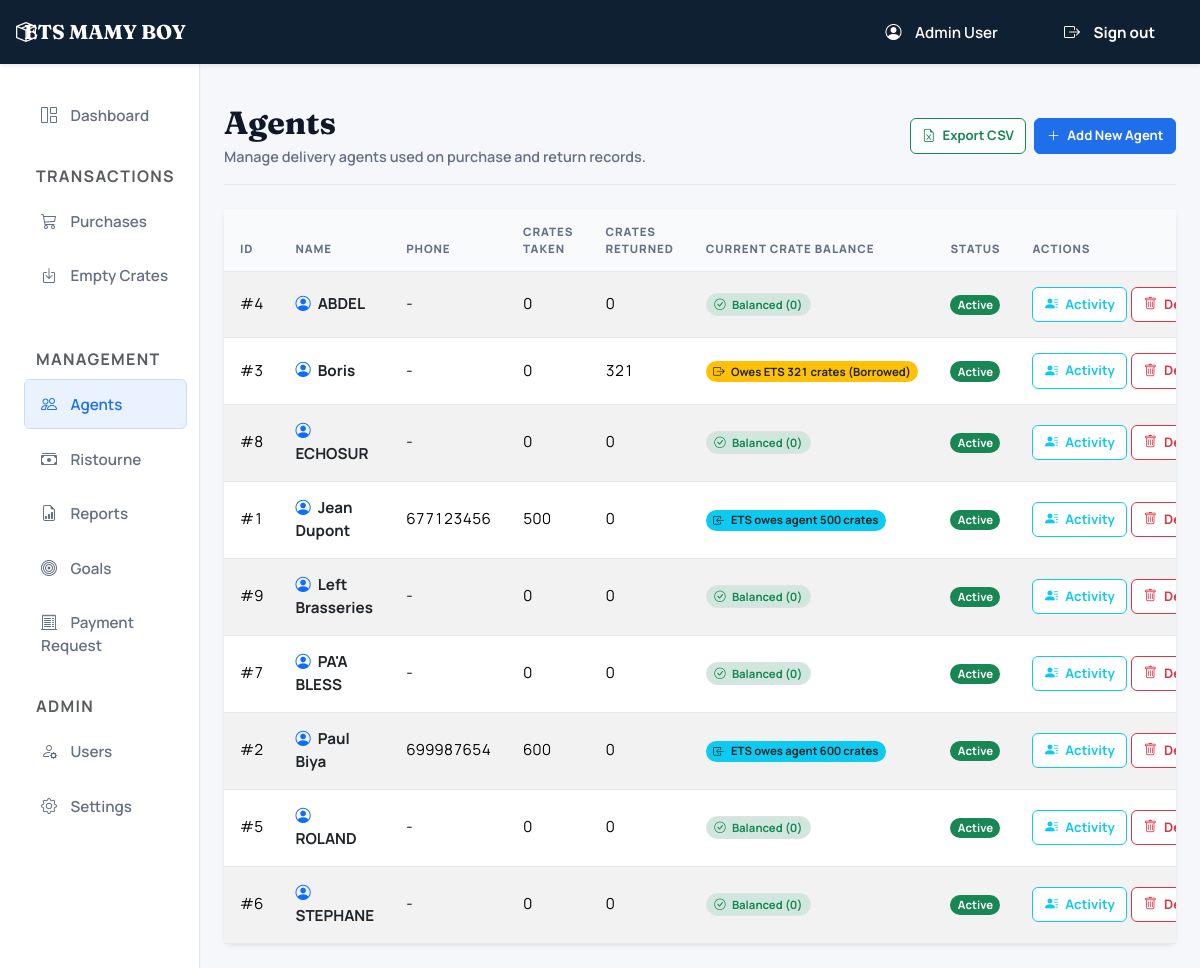
Page /agents (signed in) on the committed database.
### tables this page shows
CREATE TABLE `agents` (
  `id` int NOT NULL AUTO_INCREMENT,
  `full_name` varchar(255) NOT NULL,
  `phone_number` varchar(50) DEFAULT NULL,
  `notes` text,
  `status` enum('ACTIVE','INACTIVE') NOT NULL DEFAULT 'ACTIVE',
  `created_at` timestamp NULL DEFAULT CURRENT_TIMESTAMP,
  `updated_at` timestamp NULL DEFAULT CURRENT_TIMESTAMP ON UPDATE CURRENT_TIMESTAMP,
  PRIMARY KEY (`id`)
);

### app/Controllers/AgentController.php (called while the page is built, shortened)
<?php
class AgentController {
    public function index() {
        $agents = Agent::allWithBalances();
        view('agents.index', [
            'active_menu' => 'agents',
            'title' => 'Agents',
            'agents' => $agents
        ]);
    }
}

### app/Models/Agent.php (called while the page is built, shortened)
<?php
class Agent extends Model {
    public static function allWithBalances(): array {
        $db = static::getConnection();
        $sql = "SELECT a.*,
                    COALESCE(p.total_taken, 0) as total_taken,
                    COALESCE(r.total_returned, 0) as total_returned,
                    (COALESCE(p.total_taken, 0) - COALESCE(r.total_returned, 0)) as crate_balance
                FROM agents a
                LEFT JOIN (
                    SELECT agent_id, SUM(crates) as total_taken
                    FROM purchases
                    WHERE is_reversed = 0 AND (product_type = 'STANDARD' OR product_type IS NULL)
                    GROUP BY agent_id
                ) p ON a.id = p.agent_id
                LEFT JOIN (
                    SELECT agent_id, SUM(crates) as total_returned
                    FROM crate_returns
                    WHERE is_reversed = 0
                    GROUP BY agent_id
                ) r ON a.id = r.agent_id
                ORDER BY a.full_name ASC";
        return $db->query($sql)->fetchAll();
    }
}

### views/agents/index.php (the view, shortened to what this page needs)
<div class="page-header d-flex justify-content-between flex-wrap flex-md-nowrap align-items-center pt-3 pb-3 mb-4 border-bottom">
    <div>
        <h1 class="h2 fw-bold mb-1">Agents</h1>
        <p class="page-kicker mb-0">Manage delivery agents used on purchase and return records.</p>
    </div>
    <div class="btn-toolbar mb-2 mb-md-0 gap-2">
        <a href="/agents/export" class="btn btn-sm btn-outline-success">
            <i class="bi bi-file-earmark-excel"></i> Export CSV
        </a>
        <a href="/agents/create" class="btn btn-sm btn-primary">
            <i class="bi bi-plus-lg"></i> Add New Agent
        </a>
    </div>
</div>
<div class="card border-0 shadow-sm">
    <div class="card-body p-0">
        <div class="table-responsive">
            <table class="table table-striped table-hover align-middle">
                <thead>
                    <tr>
                        <th>ID</th>
                        <th>Name</th>
                        <th>Phone</th>
                        <th>Crates Taken</th>
                        <th>Crates Returned</th>
                        <th>Current Crate Balance</th>
                        <th>Status</th>
                        <th>Actions</th>
                    </tr>
                </thead>
                <tbody>
                    <?php if (empty($agents)): ?>
                        <tr><td colspan="8" class="text-center py-5 text-muted">No agents added yet.</td></tr>
                    <?php else: ?>
                        <?php foreach ($agents as $agent): ?>
                            <?php $bal = (int)($agent['crate_balance'] ?? 0); ?>
                            <tr>
                                <td>#<?= htmlspecialchars($agent['id']) ?></td>
                                <td class="fw-bold">
                                    <a href="/agents/show?id=<?= $agent['id'] ?>" class="text-decoration-none text-dark fw-bold">
                                        <i class="bi bi-person-circle me-1 text-primary"></i> <?= htmlspecialchars($agent['full_name']) ?>
                                    </a>
                                </td>
                                <td><?= htmlspecialchars($agent['phone_number'] ?: '-') ?></td>
                                <td><?= number_format($agent['total_taken']) ?></td>
                                <td><?= number_format($agent['total_returned']) ?></td>
                                <td>
                                    <?php if ($bal < 0): ?>
                                        <span class="badge bg-warning text-dark fs-7"><i class="bi bi-box-arrow-right me-1"></i> Owes ETS <?= number_format(abs($bal)) ?> crates (Borrowed)</span>
                                    <?php elseif ($bal > 0): ?>
                                        <span class="badge bg-info text-dark fs-7"><i class="bi bi-box-arrow-in-left me-1"></i> ETS owes agent <?= number_format($bal) ?> crates</span>
                                    <?php else: ?>
                                        <span class="badge bg-success-subtle text-success border fs-7"><i class="bi bi-check-circle me-1"></i> Balanced (0)</span>
                                    <?php endif; ?>
                                </td>
                                <td>
                                    <?php if ($agent['status'] === 'ACTIVE'): ?>
                                        <span class="badge bg-success rounded-pill">Active</span>
                                    <?php else: ?>
                                        <span class="badge bg-secondary rounded-pill">Inactive</span>
                                    <?php endif; ?>
                                </td>
                                <td>
                                    <div class="d-flex align-items-center gap-1">
                                        <a href="/agents/show?id=<?= $agent['id'] ?>" class="btn btn-sm btn-outline-info" title="View activity log & details">
                                            <i class="bi bi-person-lines-fill"></i> Activity
                                        </a>
                                        <form action="/agents/delete" method="POST" onsubmit="return confirm('Are you sure you want to remove agent <?= htmlspecialchars($agent['full_name']) ?>?');">
                                            <button type="submit" class="btn btn-sm btn-outline-danger" title="Delete agent"><i class="bi bi-trash"></i> Delete</button>
                                        </form>
                                    </div>
                                </td>
                            </tr>
                        <?php endforeach; ?>
                    <?php endif; ?>
                </tbody>
            </table>
        </div>
    </div>
</div>
<?php
$content = ob_get_clean();
require BASE_PATH . '/views/layouts/main.php';
?>

### routes/web.php (shortened to what this page needs)
<?php
$requestUri = parse_url($_SERVER['REQUEST_URI'], PHP_URL_PATH);
if ($requestUri === '/agents') {
    $controller = new \App\Controllers\AgentController();
    $controller->index();
    exit;
}

### public/index.php (shortened to what this page needs)
<?php
function view($name, $data = []) {
    extract($data);
    $path = BASE_PATH . '/views/' . str_replace('.', '/', $name) . '.php';
    if (file_exists($path)) {
        require $path;
    } else {
        echo "View not found: $name";
    }
}
require BASE_PATH . '/routes/web.php';

### views/layouts/main.php (shortened to what this page needs)
<!DOCTYPE html>
<html lang="en">
<head>
    <link href="https://cdn.jsdelivr.net/npm/bootstrap@5.3.2/dist/css/bootstrap.min.css" rel="stylesheet">
    <link rel="stylesheet" href="https://cdn.jsdelivr.net/npm/bootstrap-icons@1.11.1/font/bootstrap-icons.css">
    <link href="/assets/css/style.css" rel="stylesheet">
</head>
<body>
    <header class="navbar navbar-dark sticky-top bg-primary-custom flex-md-nowrap p-0 shadow-sm">
        <a class="navbar-brand col-md-3 col-lg-2 me-0 px-3 fs-5 fw-bold text-white d-flex align-items-center" href="/dashboard">
            <i class="bi bi-box-seam me-2"></i> ETS MAMY BOY
        </a>
        <div class="navbar-nav w-100 d-flex justify-content-end align-items-center flex-row px-3 gap-2">
            <div class="nav-item text-nowrap d-none d-md-block">
                <span class="nav-link text-white px-3"><i class="bi bi-person-circle"></i> <?= htmlspecialchars($_SESSION['user_name'] ?? 'User') ?></span>
            </div>
            <div class="nav-item text-nowrap d-none d-md-block">
                <a class="nav-link text-white px-3 fw-bold" href="/logout"><i class="bi bi-box-arrow-right"></i> Sign out</a>
            </div>
        </div>
    </header>
    <div class="container-fluid main-content">
        <div class="row">
            <nav id="sidebarMenu" class="col-md-3 col-lg-2 d-md-block sidebar collapse">
                <div class="position-sticky pt-4">
                    <ul class="nav flex-column mb-auto">
                        <li class="nav-item">
                            <a class="nav-link <?= $active_menu === 'dashboard' ? 'active' : '' ?>" href="/dashboard">
                                <i class="bi bi-grid-1x2"></i> Dashboard
                            </a>
                        </li>
                        <h6 class="sidebar-heading d-flex justify-content-between align-items-center px-4 mt-4 mb-2 text-muted text-uppercase fs-7 fw-bold">
                            <span>Transactions</span>
                        </h6>
                        <li class="nav-item">
                            <a class="nav-link <?= $active_menu === 'purchases' || $active_menu === 'purchases_create' ? 'active' : '' ?>" href="/purchases">
                                <i class="bi bi-cart3"></i> Purchases
                            </a>
                        </li>
                        <li class="nav-item">
                            <a class="nav-link <?= $active_menu === 'crates' || $active_menu === 'crates_create' ? 'active' : '' ?>" href="/crates">
                                <i class="bi bi-box-arrow-in-down"></i> Empty Crates
                            </a>
                        </li>
                        <h6 class="sidebar-heading d-flex justify-content-between align-items-center px-4 mt-4 mb-2 text-muted text-uppercase fs-7 fw-bold">
                            <span>Management</span>
                        </h6>
                        <li class="nav-item">
                            <a class="nav-link <?= $active_menu === 'agents' ? 'active' : '' ?>" href="/agents">
                                <i class="bi bi-people"></i> Agents
                            </a>
                        </li>
                        <li class="nav-item">
                            <a class="nav-link <?= $active_menu === 'ristourne' ? 'active' : '' ?>" href="/ristourne">
                                <i class="bi bi-cash-stack"></i> Ristourne
                            </a>
                        </li>
                        <li class="nav-item">
                            <a class="nav-link <?= $active_menu === 'reports' ? 'active' : '' ?>" href="/reports">
                                <i class="bi bi-file-earmark-bar-graph"></i> Reports
                            </a>
                        </li>
                        <li class="nav-item">
                            <a class="nav-link <?= $active_menu === 'goals' ? 'active' : '' ?>" href="/goals">
                                <i class="bi bi-bullseye"></i> Goals
                            </a>
                        </li>
                        <li class="nav-item">
                            <a class="nav-link <?= $active_menu === 'payment_request' ? 'active' : '' ?>" href="/payment-request">
                                <i class="bi bi-receipt-cutoff"></i> Payment Request
                            </a>
                        </li>
                        <?php if (isset($_SESSION['user_role']) && $_SESSION['user_role'] === 'ADMIN'): ?>
                        <h6 class="sidebar-heading d-flex justify-content-between align-items-center px-4 mt-4 mb-2 text-muted text-uppercase fs-7 fw-bold">
                            <span>Admin</span>
                        </h6>
                        <li class="nav-item">
                            <a class="nav-link <?= $active_menu === 'users' ? 'active' : '' ?>" href="/users">
                                <i class="bi bi-person-gear"></i> Users
                            </a>
                        </li>
                        <li class="nav-item">
                            <a class="nav-link <?= $active_menu === 'settings' ? 'active' : '' ?>" href="/settings">
                                <i class="bi bi-gear"></i> Settings
                            </a>
                        </li>
                        <?php endif; ?>
                    </ul>
                </div>
            </nav>
            <main class="col-md-9 ms-sm-auto col-lg-10 px-md-4 py-4">
                <?php echo $content; ?>
            </main>
        </div>
    </div>
</body>
</html>

### public/assets/css/style.css (style rules this page uses)
:root { --primary-color: #1f6feb; --primary-hover: #195fcb; --primary-soft: #eaf2ff; --secondary-color: #667085; --success-color: #16a34a; --danger-color: #dc2626; --warning-color: #d97706; --info-color: #0891b2; --accent-color: #7c3aed; --bg-main: #f5f7fb; --bg-card: #ffffff; --bg-subtle: #f8fafc; --text-main: #101828; --text-muted: #667085; --border-color: #e4e7ec; --shadow-sm: 0 1px 2px rgb(16 24 40 / 0.06); --shadow-md: 0 8px 20px rgb(16 24 40 / 0.08); --shadow-lg: 0 18px 36px rgb(16 24 40 / 0.12); --radius-sm: 4px; --radius-md: 6px; --radius-lg: 8px; --font-ui: 'Manrope', system-ui, -apple-system, BlinkMacSystemFont, 'Segoe UI', sans-serif; --font-display: 'Fraunces', Georgia, serif; --font-mono: 'Roboto Mono', 'SFMono-Regular', Consolas, monospace; }
* { min-width: 0; }
html { scroll-behavior: smooth; }
body { font-family: var(--font-ui); background: var(--bg-main); color: var(--text-main); font-size: 0.95rem; line-height: 1.5; }
a { transition: color 0.18s ease, background-color 0.18s ease, border-color 0.18s ease, box-shadow 0.18s ease; }
.bg-primary-custom { background: #102033 !important; }
.navbar { min-height: 64px; }
.navbar-brand { font-family: var(--font-display); min-height: 64px; letter-spacing: 0; font-weight: 750 !important; }
h1, h2, .h1, .h2 { font-family: var(--font-display); font-weight: 750 !important; letter-spacing: 0; }
.main-content main { max-width: 1440px; }
.sidebar { min-height: calc(100vh - 64px); background: #ffffff; border-right: 1px solid var(--border-color); box-shadow: var(--shadow-sm); }
.sidebar-heading { letter-spacing: 0.08em; }
.nav-link { color: var(--text-muted); font-weight: 600; padding: 0.72rem 1rem; margin: 0.15rem 0.75rem; border-radius: var(--radius-md); border: 1px solid transparent; }
.nav-link.active { color: var(--primary-color); background-color: var(--primary-soft); border-color: #c7dcff; }
.nav-link .bi { width: 1.25rem; margin-right: 0.65rem; font-size: 1rem; text-align: center; }
.page-header, .border-bottom { border-color: var(--border-color) !important; }
.page-kicker { color: var(--text-muted); font-size: 0.9rem; font-weight: 600; }
.card { background: var(--bg-card); border: 1px solid var(--border-color); border-radius: var(--radius-lg); box-shadow: var(--shadow-sm); }
.card-body { padding: 1.25rem; }
.btn { border-radius: var(--radius-md); font-weight: 700; padding: 0.62rem 1rem; display: inline-flex; align-items: center; justify-content: center; gap: 0.45rem; white-space: nowrap; letter-spacing: 0; }
.btn-sm { padding: 0.42rem 0.72rem; font-size: 0.82rem; }
.btn-primary { background-color: var(--primary-color); border-color: var(--primary-color); }
.btn-outline-secondary, .btn-outline-success, .btn-outline-primary, .btn-outline-info, .btn-outline-danger { background: #ffffff; }
.badge { border-radius: 999px; font-weight: 700; padding: 0.4em 0.65em; }
.table { margin-bottom: 0; color: var(--text-main); }
.table th { padding: 0.85rem 1rem; color: var(--text-muted); font-size: 0.72rem; font-weight: 800; text-transform: uppercase; letter-spacing: 0.08em; background: var(--bg-subtle); border-bottom: 1px solid var(--border-color); }
.table td { padding: 0.95rem 1rem; vertical-align: middle; border-color: var(--border-color); font-variant-numeric: tabular-nums; }

### rows in the picture
agents: id "4", full_name "ABDEL", phone_number "-", total_taken "0", total_returned "0", shows "Balanced (0)", status "Active"
agents: id "3", full_name "Boris", phone_number "-", total_taken "0", total_returned "321", bal "321", status "Active"
agents: id "8", full_name "ECHOSUR", phone_number "-", total_taken "0", total_returned "0", shows "Balanced (0)", status "Active"
agents: id "1", full_name "Jean Dupont", phone_number "677123456", total_taken "500", total_returned "0", bal "500", status "Active"
agents: id "9", full_name "Left Brasseries", phone_number "-", total_taken "0", total_returned "0", shows "Balanced (0)", status "Active"
agents: id "7", full_name "PA'A BLESS", phone_number "-", total_taken "0", total_returned "0", shows "Balanced (0)", status "Active"
agents: id "2", full_name "Paul Biya", phone_number "699987654", total_taken "600", total_returned "0", bal "600", status "Active"
agents: id "5", full_name "ROLAND", phone_number "-", total_taken "0", total_returned "0", shows "Balanced (0)", status "Active"
agents: id "6", full_name "STEPHANE", phone_number "-", total_taken "0", total_returned "0", shows "Balanced (0)", status "Active"

### other values in the picture
$_SESSION['user_name'] "Admin User"
